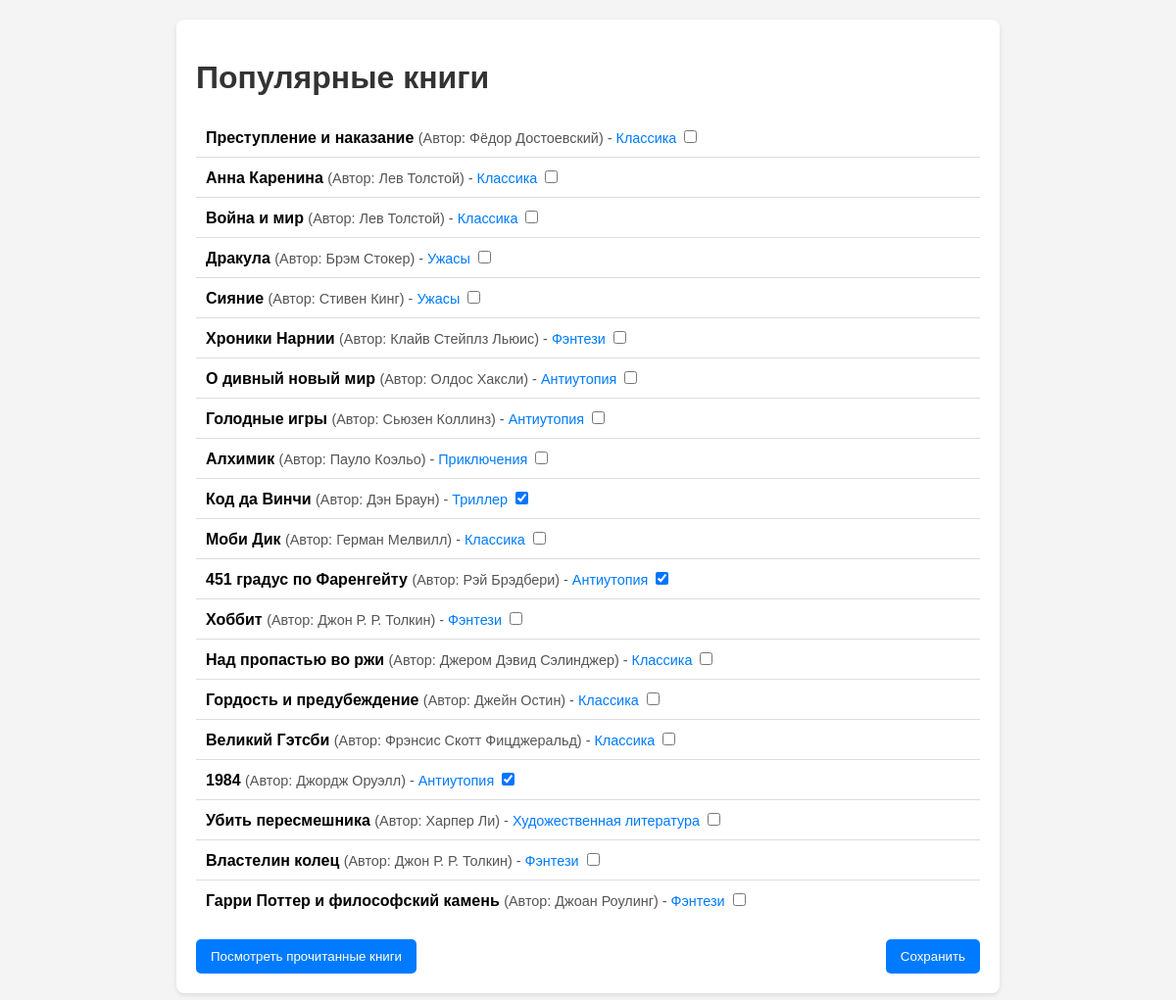
The page / on the database its author committed.
### models.py (models this page shows)
class Book(db.Model):
    __tablename__ = 'books'
    id = db.Column(db.Integer, primary_key=True)
    title = db.Column(db.String(200), nullable=False)
    author = db.Column(db.String(100), nullable=False)
    genre_id = db.Column(db.Integer, db.ForeignKey('genres.id'), nullable=False)
    is_read = db.Column(db.Boolean, default=False)
    created_at = db.Column(db.DateTime, default=datetime.utcnow)

class Genre(db.Model):
    __tablename__ = 'genres'
    id = db.Column(db.Integer, primary_key=True)
    name = db.Column(db.String(100), unique=True, nullable=False)
    books = db.relationship('Book', backref='genre', lazy=True)

### app.py (the view)
@app.route('/')
def index():
    books = Book.query.order_by(Book.created_at.desc()).limit(20).all()
    return render_template('index.html', books=books)

### templates/index.html (shortened to what this page needs)
<!DOCTYPE html>
<html lang="ru">
<head>
</head>
<body>
    <div class="container">
        <h1>Популярные книги</h1>
        <form method="POST" action="/update_is_read">
            <ul>
                {% for book in books %}
                    <li>
                        <span class="book-title">{{ book.title }}</span>
                        <span class="author-genre">(Автор: {{ book.author }}) -
                            <a href="/genre/{{ book.genre_id }}">{{ book.genre.name }}</a>
                        </span>
                        <input type="checkbox" name="book_is_read" value="{{ book.id }}" {% if book.is_read %}checked{% endif %}>
                    </li>
                {% endfor %}
            </ul>
            <div class="actions">
                <a href="/read-books">
                    <button type="button">Посмотреть прочитанные книги</button>
                </a>
                <button type="submit">Сохранить</button>
            </div>
        </form>
    </div>
</body>
</html>

### templates/index.html (style rules this page uses)
body { font-family: Arial, sans-serif; background-color: #f4f4f4; margin: 0; padding: 20px; }
h1 { color: #333; }
.container { max-width: 800px; margin: 0 auto; background-color: #fff; padding: 20px; border-radius: 8px; box-shadow: 0 2px 5px rgba(0, 0, 0, 0.1); }
ul { list-style: none; padding: 0; }
li { padding: 10px; border-bottom: 1px solid #ddd; }
li:last-child { border-bottom: none; }
.book-title { font-weight: bold; }
.author-genre { color: #555; font-size: 0.9em; }
a { text-decoration: none; color: #007BFF; }
.actions { margin-top: 20px; display: flex; justify-content: space-between; }
button { padding: 10px 15px; background-color: #007BFF; border: none; border-radius: 5px; color: white; cursor: pointer; }

### rows shown on the page
Book: title "Преступление и наказание", author "Фёдор Достоевский", genre.name "Классика"
Book: title "Анна Каренина", author "Лев Толстой", genre.name "Классика"
Book: title "Война и мир", author "Лев Толстой", genre.name "Классика"
Book: title "Дракула", author "Брэм Стокер", genre.name "Ужасы"
Book: title "Сияние", author "Стивен Кинг", genre.name "Ужасы"
Book: title "Хроники Нарнии", author "Клайв Стейплз Льюис", genre.name "Фэнтези"
Book: title "О дивный новый мир", author "Олдос Хаксли", genre.name "Антиутопия"
Book: title "Голодные игры", author "Сьюзен Коллинз", genre.name "Антиутопия"
Book: title "Алхимик", author "Пауло Коэльо", genre.name "Приключения"
Book: title "Код да Винчи", author "Дэн Браун", genre.name "Триллер", is_read "☑"
Book: title "Моби Дик", author "Герман Мелвилл", genre.name "Классика"
Book: title "451 градус по Фаренгейту", author "Рэй Брэдбери", genre.name "Антиутопия", is_read "☑"
Book: title "Хоббит", author "Джон Р. Р. Толкин", genre.name "Фэнтези"
Book: title "Над пропастью во ржи", author "Джером Дэвид Сэлинджер", genre.name "Классика"
Book: title "Гордость и предубеждение", author "Джейн Остин", genre.name "Классика"
Book: title "Великий Гэтсби", author "Фрэнсис Скотт Фицджеральд", genre.name "Классика"
Book: title "1984", author "Джордж Оруэлл", genre.name "Антиутопия", is_read "☑"
Book: title "Убить пересмешника", author "Харпер Ли", genre.name "Художественная литература"
Book: title "Властелин колец", author "Джон Р. Р. Толкин", genre.name "Фэнтези"
Book: title "Гарри Поттер и философский камень", author "Джоан Роулинг", genre.name "Фэнтези"
